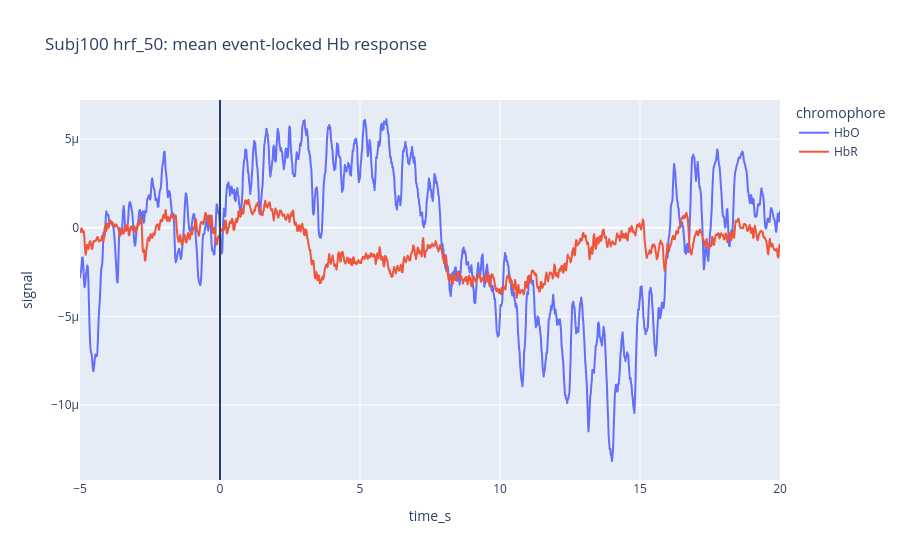

Notebook cell for this chart:
### Code cell
mean_epoch_figure = px.line(
    mean_epoch_df,
    x="time_s",
    y="signal",
    color="chromophore",
    title=f"{subject_name} {file_label}: mean event-locked Hb response",
)

mean_epoch_figure.add_vline(x=0.0)
mean_epoch_figure.show()

### Figure 1 — Plotly figure (JSON) as saved in the notebook; plotly's stock layout.template omitted (floating-point values rounded to 4 significant figures; data arrays with more than 128 entries replaced by an {"elided": "..."} marker saying what was removed)
{"data": [{"hovertemplate": "chromophore=HbO<br>time_s=%{x}<br>signal=%{y}<extra></extra>", "legendgroup": "HbO", "line": {"color": "#636efa", "dash": "solid"}, "marker": {"symbol": "circle"}, "mode": "lines", "name": "HbO", "showlegend": true, "type": "scattergl", "x": {"elided": "1251 float values"}, "xaxis": "x", "y": {"elided": "1251 float values"}, "yaxis": "y"}, {"hovertemplate": "chromophore=HbR<br>time_s=%{x}<br>signal=%{y}<extra></extra>", "legendgroup": "HbR", "line": {"color": "#EF553B", "dash": "solid"}, "marker": {"symbol": "circle"}, "mode": "lines", "name": "HbR", "showlegend": true, "type": "scattergl", "x": {"elided": "1251 float values"}, "xaxis": "x", "y": {"elided": "1251 float values"}, "yaxis": "y"}], "layout": {"legend": {"title": {"text": "chromophore"}, "tracegroupgap": 0}, "shapes": [{"type": "line", "x0": 0, "x1": 0, "xref": "x", "y0": 0, "y1": 1, "yref": "y domain"}], "title": {"text": "Subj100 hrf_50: mean event-locked Hb response"}, "xaxis": {"anchor": "y", "domain": [0, 1], "title": {"text": "time_s"}}, "yaxis": {"anchor": "x", "domain": [0, 1], "title": {"text": "signal"}}}}
